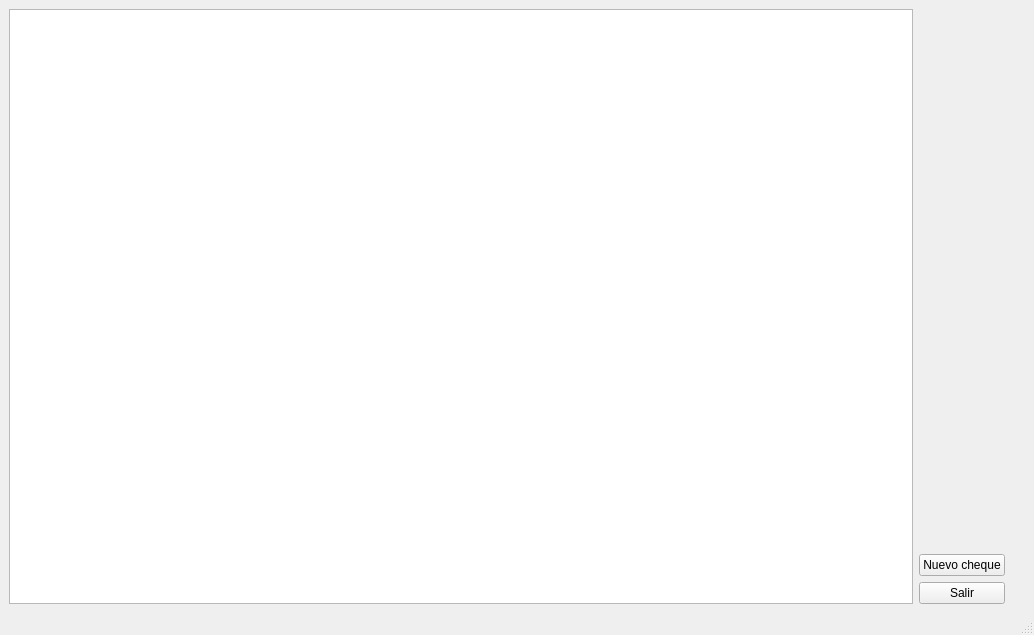
<?xml version="1.0" encoding="UTF-8"?>
<ui version="4.0">
 <class>productosSeguidosMainWindow</class>
 <widget class="QMainWindow" name="productosSeguidosMainWindow">
  <property name="geometry">
   <rect>
    <x>0</x>
    <y>0</y>
    <width>1034</width>
    <height>635</height>
   </rect>
  </property>
  <property name="windowTitle">
   <string>Cheques</string>
  </property>
  <widget class="QWidget" name="centralwidget">
   <layout class="QGridLayout" name="gridLayout">
    <item row="0" column="0">
     <widget class="QTableWidget" name="chequesTableWidget">
      <property name="editTriggers">
       <set>QAbstractItemView::NoEditTriggers</set>
      </property>
      <property name="tabKeyNavigation">
       <bool>false</bool>
      </property>
      <property name="showDropIndicator" stdset="0">
       <bool>false</bool>
      </property>
      <property name="dragDropOverwriteMode">
       <bool>false</bool>
      </property>
      <property name="selectionMode">
       <enum>QAbstractItemView::SingleSelection</enum>
      </property>
      <attribute name="horizontalHeaderVisible">
       <bool>true</bool>
      </attribute>
      <attribute name="verticalHeaderVisible">
       <bool>false</bool>
      </attribute>
     </widget>
    </item>
    <item row="0" column="1">
     <layout class="QVBoxLayout" name="verticalLayout">
      <property name="rightMargin">
       <number>20</number>
      </property>
      <item>
       <spacer name="verticalSpacer">
        <property name="orientation">
         <enum>Qt::Vertical</enum>
        </property>
        <property name="sizeHint" stdset="0">
         <size>
          <width>20</width>
          <height>40</height>
         </size>
        </property>
       </spacer>
      </item>
      <item>
       <widget class="QPushButton" name="nuevoPushButton">
        <property name="text">
         <string>Nuevo cheque</string>
        </property>
       </widget>
      </item>
      <item>
       <widget class="QPushButton" name="salirPushButton">
        <property name="text">
         <string>Salir</string>
        </property>
        <property name="icon">
         <iconset resource="iconosResource.qrc">
          <normaloff>:/icons/exit.png</normaloff>:/icons/exit.png</iconset>
        </property>
       </widget>
      </item>
     </layout>
    </item>
   </layout>
  </widget>
  <widget class="QMenuBar" name="menubar">
   <property name="geometry">
    <rect>
     <x>0</x>
     <y>0</y>
     <width>1034</width>
     <height>22</height>
    </rect>
   </property>
  </widget>
  <widget class="QStatusBar" name="statusbar"/>
 </widget>
 <resources>
  <include location="iconosResource.qrc"/>
 </resources>
 <connections/>
</ui>
